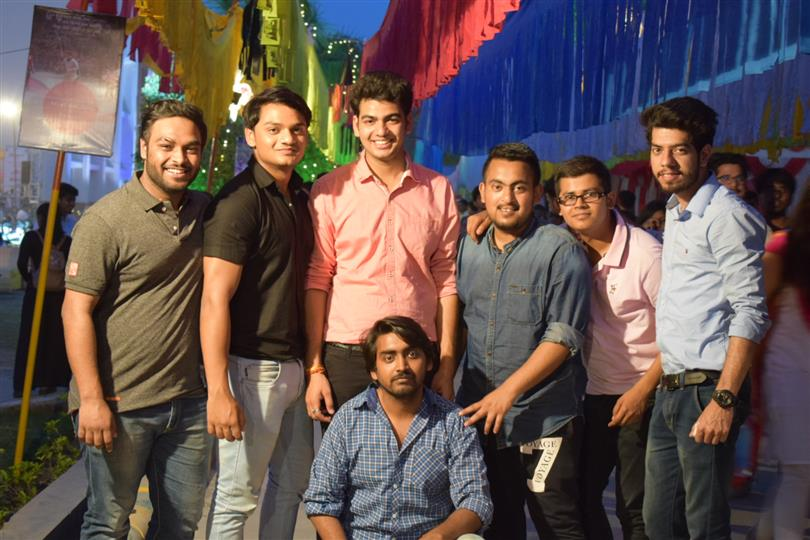
#> input picture trial.JPG, 810 x 540 px, found by its file name
$ python face-detection-in-photo.py
#> lines starting #> are read from the running program, lines starting #| are printed output that depends on the picture; after the words box and inside, x2 and y2 are one past the last pixel; in counts of white or black regions, pixels touching at a corner belong together
import cv2
import sys

#Get user supplied values
imagePath = "trial.jpg"
cascPath = "haarcascade_frontalface_default.xml"

#Create the haar cascade
faceCascade = cv2.CascadeClassifier(cascPath)

#read the image and convert it int gray scale.
image = cv2.imread(imagePath)
#> image is the input picture: shape (540, 810, 3); mean B, G, R 82.1, 85, 100.5
gray = cv2.cvtColor(image, cv2.COLOR_BGR2GRAY)
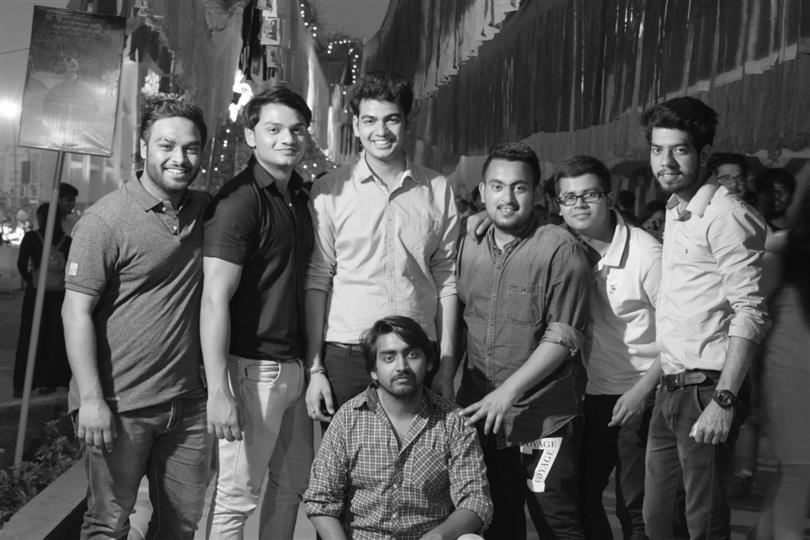
#> gray: shape (540, 810); min 1, max 255, mean 89.3

#Detect faces
faces = faceCascade.detectMultiScale(
    gray,
    scaleFactor = 1.3,
    minNeighbors = 5,
    minSize = (30,30),
    flags = cv2.CASCADE_SCALE_IMAGE
)
#> faces = [[353, 98, 58, 58], [641, 128, 57, 57], [255, 107, 60, 60], [146, 123, 64, 64], [478, 162, 63, 63], [553, 173, 59, 59], [371, 334, 59, 59]]

print("Found {0} faces!".format(len(faces)))
#| Found 7 faces!

#Draw a rectangle around the faces
for(x,y,w,h) in faces:
    cv2.rectangle(image,(x,y),(x+w, y+h),(0,255,0),2)
#> this loop made 7 passes
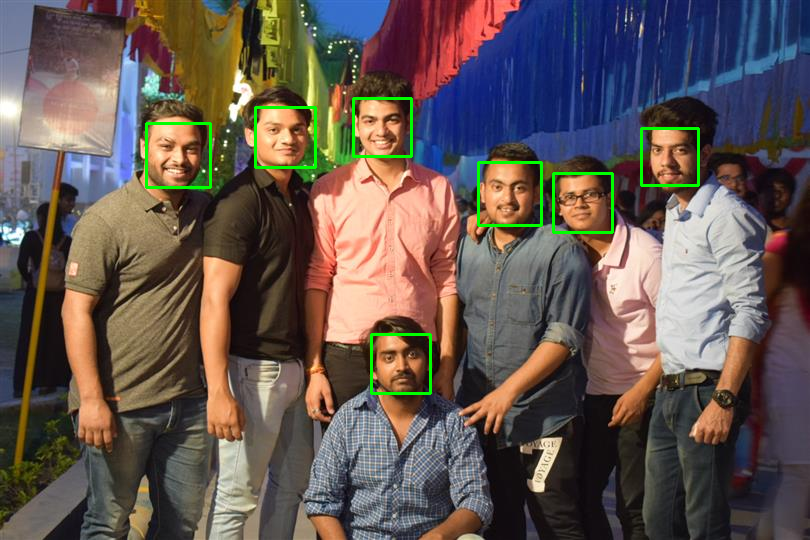
#> image: shape (540, 810, 3); 1.15% of pixels changed, all inside (x1, y1, x2, y2) = (145, 97, 700, 395)

cv2.imshow("Faces Found", image)
cv2.waitKey(0)
